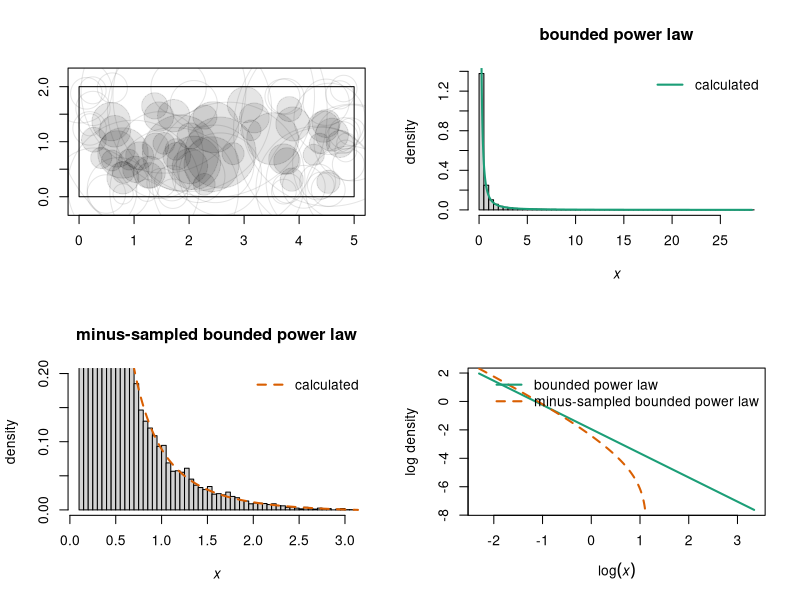

This chart was generated by the following R code:
rm(list = ls())
library(RColorBrewer)

#normalization constant C from Equation 2 in Edwards et al
#arguments:
#min mass xmin
#max mass xmax
#exponent b of bounded power law distribution
#Value: normalization constant C as in Equation 2 of Edwards
getC <- function(xmin, xmax, b){
  if(b == -1){
    return(1 / (log(xmax) - log(xmin)))
  } else {
    return((b + 1) / (xmax ^ (b + 1) - xmin ^(b + 1)))
  }
}

#bounded power law density
#Arguments:
#x: value at which to get density
#b: power law coefficient
#C: normalization constant
#xmin, xmax: min and max for bounded power law
#Value: density f(x) at x
dboundedpowerlaw <- function(x, b, C, xmin, xmax){
  fx <- C * x ^ b
  fx[x < xmin] <- 0
  fx[x > xmax] <- 0
  return(fx)
}

#calculate pi(r), the probability we minus-sample a circle of radius r
#Arguments:
#w, v: rectangular window dimensions
#r: circle radius
#Value: probability a circle of radius r is minus-sampled
getpir <- function(w, v, r){
  return((w - 2 * r) * (v - 2 * r) / (w * v)) #area in which we can minus-sample a circle of radius r / window area
}

#density for minus-sampled bounded power law
#Arguments:
#x: value at which to get density
#b: power law coefficient
#C: normalization constant
#xmin, xmax: min and max for bounded power law
#w, v: width and height of sampling window (ASSUMES v <= w)
#Value: density f(x) at x
#NOTE: NOT SURE ABOUT JACOBIAN YET
dMSBPL <- function(x, b, C, xmin, xmax, w, v){
  Jacobian <- 1 / (2 * sqrt(pi * x))
  #numerator <- C / (w * v) * (4 / pi * x ^ (b + 1) - 2 * (w + v) / sqrt(pi) * x ^ (b + 0.5) + w * v * x ^ b) #includes factor C / (w * v) that cancels with denominator
  numerator <- 4 / pi * x ^ (b + 1) - 2 * (w + v) / sqrt(pi) * x ^ (b + 0.5) + w * v * x ^ b
  #numerator <- numerator * Jacobian #change of variables needed?
  
  n2 <- dboundedpowerlaw(x = x, b = b, C = C, xmin = xmin, xmax = xmax) * getpir(w = w, v = v, r = sqrt(x / pi))
  #n2 <- n2 * Jacobian #CHECK: JACOBIAN NEEDED HERE?

  xmw <- pi / 4 * v ^ 2 #largest circle we can fit in window
  if(b == -2){#special case for denominator
    dplus <- w * v / (b + 1) * xmw ^ (b + 1) - 2 * (w + v) / (sqrt(pi) * (b + 1.5)) * xmw ^ (b + 1.5) + 4 / pi * log(xmw)
    dminus <- w * v / (b + 1) * xmin ^ (b + 1) - 2 * (w + v) / (sqrt(pi) * (b + 1.5)) * xmin ^ (b + 1.5) + 4 / pi * log(xmin)
  } else if (b == - 1.5){#special case for denominator
    dplus <- w * v / (b + 1) * xmw ^ (b + 1) - 2 * (w + v) / sqrt(pi) * log(xmw) + 4 / (pi * (b + 2)) * xmw ^ (b + 2)
    dminus <- w * v / (b + 1) * xmin ^ (b + 1) - 2 * (w + v) / sqrt(pi) * log(xmin) + 4 / (pi * (b + 2)) * xmin ^ (b + 2)
  } else if (b == -1){#special case for denominator
    dplus <- w * v * log(xmw) - 2 * (w + v) / (sqrt(pi) * (b + 1.5)) * xmw ^ (b + 1.5) + 4 / (pi * (b + 2)) * xmw ^ (b + 2)
    dminus <- w * v * log(xmin) - 2 * (w + v) / (sqrt(pi) * (b + 1.5)) * xmin ^ (b + 1.5) + 4 / (pi * (b + 2)) * xmin ^ (b + 2)
  } else {
    dplus <- w * v / (b + 1) * xmw ^ (b + 1) - 2 * (w + v) / (sqrt(pi) * (b + 1.5)) * xmw ^ (b + 1.5) + 4 / (pi * (b + 2)) * xmw ^ (b + 2)
    dminus <- w * v / (b + 1) * xmin ^ (b + 1) - 2 * (w + v) / (sqrt(pi) * (b + 1.5)) * xmin ^ (b + 1.5) + 4 / (pi * (b + 2)) * xmin ^ (b + 2)
  }
  denominator <- dplus - dminus
  d2 <- dMSBPLintegral(b = b, C = C, w = w, v = v, xmin = xmin, xmax = xmax, xmaxminus = xmw)

  fx1 <- numerator / denominator
  fx2 <- n2 / d2$value #USING NUMERICAL INTEGRAL FOR NOW: we can always make this form work for other distributions
  
  print("overall check:")
  print(head(cbind(fx1, fx2)))
  
  fx2[x < xmin] <- 0
  fx2[x > xmax] <- 0
  return(fx2)
}

#numerical check on denominator for minus-sampled bounded power law
#Arguments:
#b: power law coefficient
#C: normalization constant
#w, v: width and height of sampling window (ASSUMES v < w)
#xmin, xmax: min and max for bounded power law
#xmaxminus: max area we can fit in window
#Value: numerical integral of what I think is numerator of minus-sampled bounded power law
dMSBPLintegral <- function(b, C, w, v, xmin, xmax, xmaxminus){
  myfunction <- function(x){
      f <- dboundedpowerlaw(x = x, b = b, C = C, xmin = xmin, xmax = xmax) * getpir(w = w, v = v, r = sqrt(x / pi))
      return(f)
    }
  return(integrate(f = myfunction, lower = xmin, upper = xmaxminus))
}

#inverse cdf for bounded power law
#Arguments:
#u in [0, 1]
#xmin and xmax: min and max values of x
#Value: inverse cdf evaluated at u
FXinv <- function(u, b, xmin, xmax){
  if(b == -1){
    x <- xmax ^ u * xmin ^ (1 - u)
  } else {
    x <- (u * xmax ^ (b + 1) + (1 - u) * xmin ^ (b + 1)) ^ (1 / (b + 1))  
  }
  return(x)
}

#simulate from bounded power law distribution
#Arguments:
#n: number of values to simulate
#b: exponent for distribution
#xmin: min size
#xmax: max size
#Value:
#vector of n observations drawn from the specified bounded power law distribution
simulateboundedpowerlaw <- function(n, b, xmin, xmax){
  u <- runif(n = n, min = 0, max = 1)
  x <- FXinv(u = u, b = b, xmin = xmin, xmax = xmax)
}

#radius of circle given area
#Argument: area x
#Value: radius r
radiusfromarea <- function(x){
  return(sqrt(x / pi))
}

#does circle of radius r centred at (alpha, beta) fall entirely within a rectangle of side lengths w, v, lower left corner at origin?
#Arguments:
#alpha, beta: coordinates of circle centre
#r: radius of circle
#w, v: width and height of rectangle
#Value:
#logical: circle entirely in rectangle?
inframe <- function(alpha, beta, r, w, v){
  return(alpha >= r & alpha <= (w - r) & beta >= r & beta <= (v - r))
}

#draw sampling window
#Arguments: w, v width and height of rectangular window
#Value: rectangle representing the window
plotframe <- function(w, v){
  polygon(x = c(0, w, w, 0), y = c(0, 0, v, v))
}

#draw circle, filled if entirely in window
#Arguments:
#alpha, beta: centre of circle
#r: radius of circle
#isinframe (logical): is circle entirely in window?
#Value: draw the circle
plotcircle <- function(alpha, beta, r, isinframe){
  theta <- seq(from = 0, to = 2 * pi, length.out = 1e3)
  xc <- r * cos(theta)
  yc <- r * sin(theta)
  if(isinframe){
    plotcol <- adjustcolor("black", 0.1)
    edgecol <- plotcol
  } else {
    plotcol <- NA
    edgecol <- adjustcolor("black", 0.1)
  }
  polygon(xc + alpha, yc + beta, col = plotcol, border = edgecol)
}

#dimensions of sampling window
w <- 5
v <- 2 #ASSUME v <= w

#DATA FILES NEED TO BE IN THE PROJECT FOR THIS TO WORK
#load data
#oneyeardf <- read.csv("oneyeardf.csv")
#oneyeardf <- oneyeardf[is.na(oneyeardf$ROI.LabelCode), ] # subset by removing corals that are out of frame
#axisscores <- read.csv("axisscores.csv")
#axisscores <- axisscores[order(axisscores$PC1), ] # order by PC1 from low to high

#sample from the sites; loop to repeat for all sites
#subsample from the minus sampled distribution


#parameters of bounded power law 
# need to make a function that estimates the parameters for each site
xmin <- 1e-1 #min area
xmax <- pi * 3^2 #max area
xmaxminus <- pi / 4 * v^2 #max area of circle that can fit in window
b <- -1.7 #power law exponent
C <- getC(xmin = xmin, xmax = xmax, b = b) #normalization constant
n <- 1e5 #number of circles
nplot <- 100 #number to plot
x <- simulateboundedpowerlaw(n = n, b = b, xmin = xmin, xmax = xmax) #simulated areas

r <- radiusfromarea(x) #colony radii (assume circles)
mycolors <- brewer.pal(3, "Dark2")

alpha <- runif(n = n, min = 0, max = w) #(alpha, beta) uniform random points in sampling window
beta <- runif(n = n, min = 0, max = v)

par(mfrow = c(2, 2))
plot(c(0, w), c(0, v), type = "n", asp = 1, xlab = "", ylab = "")
plotframe(w = w, v = v)
isinframe <- inframe(alpha = alpha, beta = beta, r = r, w = w, v = v)
for(i in 1:nplot){#drawing all the circles can be slow so make nplot not too large
  plotcircle(alpha = alpha[i], beta = beta[i], r = r[i], isinframe = isinframe[i]) 
}

hist(x, freq = FALSE, main = "bounded power law", breaks = 100, xlab = expression(italic(x)), ylab = "density")
xseq <- seq(from = xmin, to = xmax, length.out = 1e4)
fx <- dboundedpowerlaw(x = xseq, b = b, C = C, xmin = xmin, xmax = xmax)
lines(xseq, fx, col = mycolors[1], lwd = 2, lty = "solid") #density curve for bounded power law
legend("topright", bty = "n", lwd = 2, lty = c("solid"), col = c(mycolors[1]), legend = c("calculated"))

hist(x[isinframe], freq = FALSE, main = "minus-sampled bounded power law", breaks = 100, xlab = expression(italic(x)), ylab = "density", ylim = c(0, 0.2)) #changing y-axis limits helps us see tail
xseqMS <- seq(from = xmin, to = xmaxminus, length.out = 1e4)
fxMS <- dMSBPL(x = xseqMS, b = b, C = C, xmin = xmin, xmax = xmax, w = w, v = v)
lines(xseqMS, fxMS, col = mycolors[2], lwd = 2, lty = "dashed") #density curve for bounded power law
legend("topright", bty = "n", lwd = 2, lty = c("dashed"), col = c(mycolors[2]), legend = c("calculated"))

plot(log(xseq), log(fx), type = "l", lwd = 2, lty = "solid", col = mycolors[1], xlab = expression(log(italic(x))), ylab = "log density")
lines(log(xseqMS), log(fxMS), col = mycolors[2], lwd = 2, lty = "dashed") #density curve for bounded power law
legend("topright", bty = "n", lwd = 2, lty = c("solid", "dashed"), col = c(mycolors[1], mycolors[2]), legend = c("bounded power law", "minus-sampled bounded power law"))
